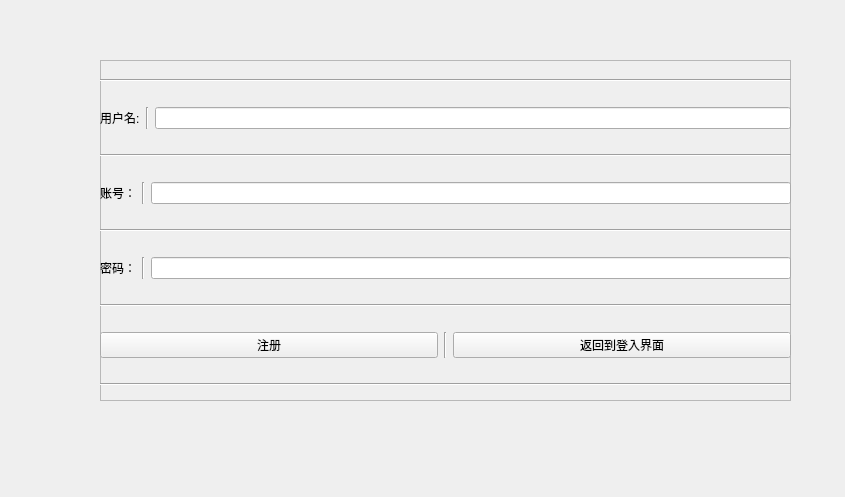
<?xml version="1.0" encoding="UTF-8"?>
<ui version="4.0">
    <class>RegistrationWindow</class>
    <widget class="QWidget" name="RegistrationWindow">
        <property name="geometry">
            <rect>
                <x>0</x>
                <y>0</y>
                <width>845</width>
                <height>497</height>
            </rect>
        </property>
        <property name="windowTitle">
            <string>Form</string>
        </property>
        <widget class="QFrame" name="frame">
            <property name="geometry">
                <rect>
                    <x>100</x>
                    <y>60</y>
                    <width>691</width>
                    <height>341</height>
                </rect>
            </property>
            <property name="frameShape">
                <enum>QFrame::StyledPanel</enum>
            </property>
            <property name="frameShadow">
                <enum>QFrame::Raised</enum>
            </property>
            <widget class="QWidget" name="verticalLayoutWidget">
                <property name="geometry">
                    <rect>
                        <x>0</x>
                        <y>0</y>
                        <width>691</width>
                        <height>351</height>
                    </rect>
                </property>
                <layout class="QVBoxLayout" name="verticalLayout">
                    <item>
                        <widget class="Line" name="line_3">
                            <property name="orientation">
                                <enum>Qt::Horizontal</enum>
                            </property>
                        </widget>
                    </item>
                    <item>
                        <layout class="QHBoxLayout" name="horizontalLayout_5">
                            <item>
                                <widget class="QLabel" name="label_4">
                                    <property name="text">
                                        <string>用户名:</string>
                                    </property>
                                </widget>
                            </item>
                            <item>
                                <widget class="Line" name="line_8">
                                    <property name="orientation">
                                        <enum>Qt::Vertical</enum>
                                    </property>
                                </widget>
                            </item>
                            <item>
                                <widget class="QLineEdit" name="user_name_line_edit"/>
                            </item>
                        </layout>
                    </item>
                    <item>
                        <widget class="Line" name="line_9">
                            <property name="orientation">
                                <enum>Qt::Horizontal</enum>
                            </property>
                        </widget>
                    </item>
                    <item>
                        <layout class="QHBoxLayout" name="horizontalLayout">
                            <item>
                                <widget class="QLabel" name="label">
                                    <property name="text">
                                        <string>账号：</string>
                                    </property>
                                </widget>
                            </item>
                            <item>
                                <widget class="Line" name="line">
                                    <property name="orientation">
                                        <enum>Qt::Vertical</enum>
                                    </property>
                                </widget>
                            </item>
                            <item>
                                <widget class="QLineEdit" name="user_id_line_edit"/>
                            </item>
                        </layout>
                    </item>
                    <item>
                        <widget class="Line" name="line_5">
                            <property name="orientation">
                                <enum>Qt::Horizontal</enum>
                            </property>
                        </widget>
                    </item>
                    <item>
                        <layout class="QHBoxLayout" name="horizontalLayout_2">
                            <item>
                                <widget class="QLabel" name="label_2">
                                    <property name="text">
                                        <string>密码：</string>
                                    </property>
                                </widget>
                            </item>
                            <item>
                                <widget class="Line" name="line_2">
                                    <property name="orientation">
                                        <enum>Qt::Vertical</enum>
                                    </property>
                                </widget>
                            </item>
                            <item>
                                <widget class="QLineEdit" name="user_password_line_edit"/>
                            </item>
                        </layout>
                    </item>
                    <item>
                        <widget class="Line" name="line_6">
                            <property name="orientation">
                                <enum>Qt::Horizontal</enum>
                            </property>
                        </widget>
                    </item>
                    <item>
                        <layout class="QHBoxLayout" name="horizontalLayout_3">
                            <item>
                                <widget class="QPushButton" name="registration_button">
                                    <property name="text">
                                        <string>注册</string>
                                    </property>
                                </widget>
                            </item>
                            <item>
                                <widget class="Line" name="line_7">
                                    <property name="orientation">
                                        <enum>Qt::Vertical</enum>
                                    </property>
                                </widget>
                            </item>
                            <item>
                                <widget class="QPushButton" name="exit_button">
                                    <property name="text">
                                        <string>返回到登入界面</string>
                                    </property>
                                </widget>
                            </item>
                        </layout>
                    </item>
                    <item>
                        <widget class="Line" name="line_4">
                            <property name="orientation">
                                <enum>Qt::Horizontal</enum>
                            </property>
                        </widget>
                    </item>
                </layout>
            </widget>
        </widget>
    </widget>
    <resources/>
    <connections/>
</ui>
